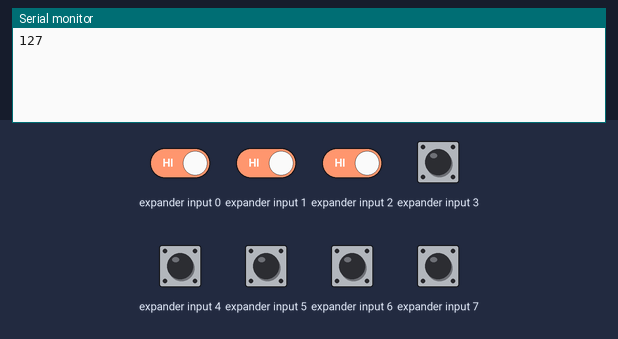
Simulated run of this sketch. Board: Arduino Uno, built with avr-gcc and run on an emulated ATmega328P. On the bench: the last lines printed to the serial monitor. Wiring (inferred from the names in the program): input shift register (74HC165): load pin 3; clock pin 6; serial out pin 5. The inputs (shaded band) are chosen by the test bench; at power-on: expander input 0–7 HIGH.

Above: at 1.2 s.
1.3 s: expander input 0 driven LOW
At 2.0 s:
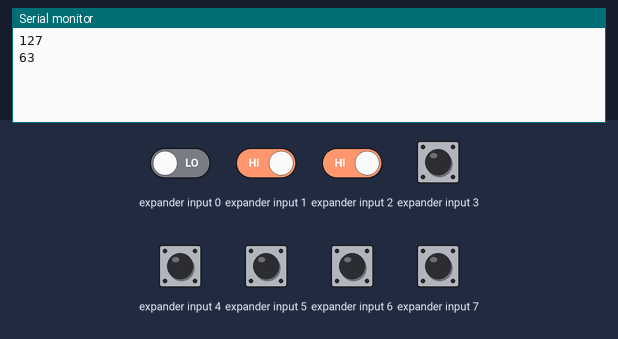
2.8 s: expander input 1 driven LOW
At 3.2 s:
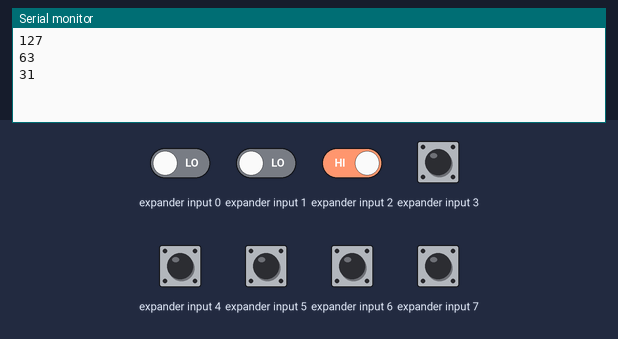
4.3 s: expander input 2 driven LOW
At 5.5 s:
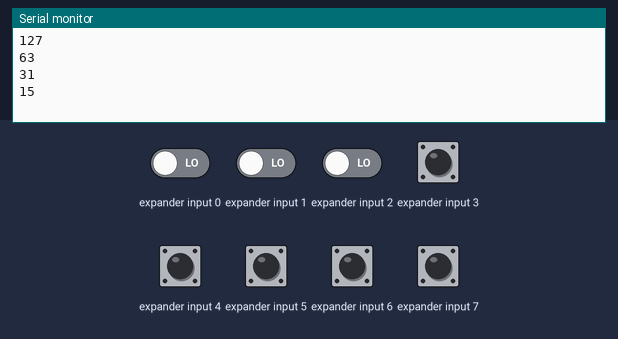
Timing chart, 0 to 7.3 s (numbered marks = the images above; inputs shaded):
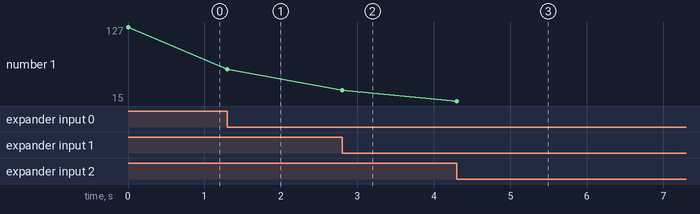

The sketch:

HC165HC595.ino
```cpp
#include "HC165HC595.h"
#define DIN_Pin 5
#define CLKO_Pin  6
#define LATCH_Pin 3

byte key  = 0;
keypad Key(DIN_Pin,CLKO_Pin,LATCH_Pin);

byte getkey()
{
  digitalWrite(LATCH_Pin,HIGH);
  byte a_key = Key.getkey();
  digitalWrite(LATCH_Pin,LOW);
  if(a_key  !=  key)
  {
    key = a_key;
    if(key  !=  255)
    {
    Serial.println(key,DEC);
    }
  }
}
void setup() {
  Serial.begin(9600);
  digitalWrite(LATCH_Pin,LOW);
  digitalWrite(CLKO_Pin,LOW);
}

void loop() {
  getkey();

}
```

HC165HC595.cpp
```cpp
#include "Arduino.h"
#include "HC165HC595.h"

keypad::keypad(int D_IN_Pin,int CLKO_Pin,int LATCH_Pin)
{
  _D_IN_Pin = D_IN_Pin;
  _CLKO_Pin = CLKO_Pin;
  _LATCH_Pin  = LATCH_Pin;

  pinMode(_D_IN_Pin,INPUT);
  pinMode(_CLKO_Pin,OUTPUT);
  pinMode(_LATCH_Pin,OUTPUT);

  byte getkey();
}

byte keypad::getkey()
{
  _key  = 0;
  for(int i;i<8;i++)
  {
    digitalWrite(_CLKO_Pin,HIGH);
    _key  = _key|digitalRead(_D_IN_Pin)<<i;
    digitalWrite(_CLKO_Pin,LOW);
  }
   return _key;
 }
```

HC165HC595.h
```cpp
#ifndef HC165HC595_h
#define HC165HC595_h

class keypad
{
  public:
    keypad (int D_IN_Pin,int CLKO_Pin,int LATCH_Pin);
    byte getkey();
  private:
    int _D_IN_Pin;
    int _CLKO_Pin;
    int _LATCH_Pin;
    byte  _key;


};

#endif
```

Measured:
- after the input at 1.3 s, the serial monitor: prints a new line at once (image 1)
- after the input at 2.8 s, the serial monitor: prints a new line at once (image 2)
- after the input at 4.3 s, the serial monitor: prints a new line at once (image 3)
- plotted number 1: 127 → 63 after the input at 1.3 s, 63 → 31 after the input at 2.8 s, 31 → 15 after the input at 4.3 s
